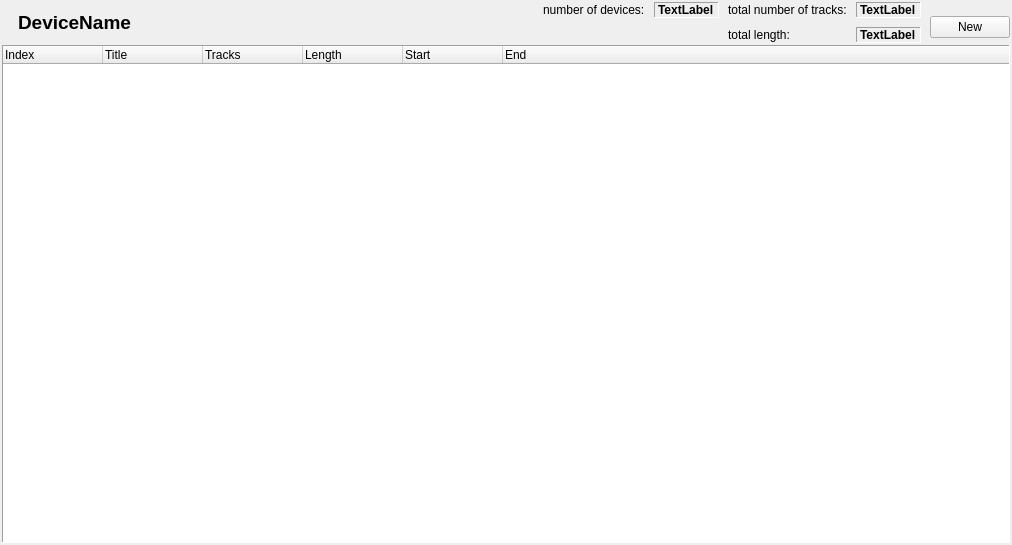
<?xml version="1.0" encoding="UTF-8"?>
<ui version="4.0">
 <class>deviceListClass</class>
 <widget class="QWidget" name="deviceListClass">
  <property name="geometry">
   <rect>
    <x>0</x>
    <y>0</y>
    <width>1012</width>
    <height>545</height>
   </rect>
  </property>
  <property name="windowTitle">
   <string>Device List</string>
  </property>
  <property name="windowIcon">
   <iconset resource="../resources.qrc">
    <normaloff>:/logo/resources/icon64.png</normaloff>:/logo/resources/icon64.png</iconset>
  </property>
  <layout class="QVBoxLayout" name="verticalLayout_2">
   <property name="spacing">
    <number>2</number>
   </property>
   <property name="margin">
    <number>2</number>
   </property>
   <item>
    <layout class="QHBoxLayout" name="horizontalLayout">
     <property name="spacing">
      <number>9</number>
     </property>
     <item>
      <widget class="QLabel" name="deviceIcon">
       <property name="text">
        <string/>
       </property>
       <property name="pixmap">
        <pixmap resource="../resources.qrc">:/devices48/resources/tr48x48-0013.png</pixmap>
       </property>
      </widget>
     </item>
     <item>
      <widget class="QLabel" name="deviceName">
       <property name="font">
        <font>
         <pointsize>14</pointsize>
         <weight>75</weight>
         <bold>true</bold>
        </font>
       </property>
       <property name="text">
        <string>DeviceName</string>
       </property>
      </widget>
     </item>
     <item>
      <spacer name="horizontalSpacer">
       <property name="orientation">
        <enum>Qt::Horizontal</enum>
       </property>
       <property name="sizeHint" stdset="0">
        <size>
         <width>40</width>
         <height>20</height>
        </size>
       </property>
      </spacer>
     </item>
     <item>
      <layout class="QFormLayout" name="formLayout_2">
       <property name="sizeConstraint">
        <enum>QLayout::SetDefaultConstraint</enum>
       </property>
       <property name="fieldGrowthPolicy">
        <enum>QFormLayout::AllNonFixedFieldsGrow</enum>
       </property>
       <property name="leftMargin">
        <number>0</number>
       </property>
       <item row="0" column="0">
        <widget class="QLabel" name="label_4">
         <property name="text">
          <string>number of devices:</string>
         </property>
        </widget>
       </item>
       <item row="0" column="1">
        <widget class="QLabel" name="totalDevices">
         <property name="font">
          <font>
           <weight>75</weight>
           <bold>true</bold>
          </font>
         </property>
         <property name="frameShape">
          <enum>QFrame::Panel</enum>
         </property>
         <property name="frameShadow">
          <enum>QFrame::Sunken</enum>
         </property>
         <property name="text">
          <string>TextLabel</string>
         </property>
        </widget>
       </item>
      </layout>
     </item>
     <item>
      <layout class="QFormLayout" name="formLayout">
       <property name="sizeConstraint">
        <enum>QLayout::SetDefaultConstraint</enum>
       </property>
       <property name="leftMargin">
        <number>0</number>
       </property>
       <item row="0" column="0">
        <widget class="QLabel" name="label_2">
         <property name="text">
          <string>total number of tracks:</string>
         </property>
        </widget>
       </item>
       <item row="1" column="0">
        <widget class="QLabel" name="label_3">
         <property name="text">
          <string>total length:</string>
         </property>
        </widget>
       </item>
       <item row="0" column="1">
        <widget class="QLabel" name="totalTracks">
         <property name="font">
          <font>
           <weight>75</weight>
           <bold>true</bold>
          </font>
         </property>
         <property name="frameShape">
          <enum>QFrame::Panel</enum>
         </property>
         <property name="frameShadow">
          <enum>QFrame::Sunken</enum>
         </property>
         <property name="text">
          <string>TextLabel</string>
         </property>
        </widget>
       </item>
       <item row="1" column="1">
        <widget class="QLabel" name="totalLength">
         <property name="font">
          <font>
           <weight>75</weight>
           <bold>true</bold>
          </font>
         </property>
         <property name="frameShape">
          <enum>QFrame::Panel</enum>
         </property>
         <property name="frameShadow">
          <enum>QFrame::Sunken</enum>
         </property>
         <property name="text">
          <string>TextLabel</string>
         </property>
        </widget>
       </item>
      </layout>
     </item>
     <item>
      <layout class="QVBoxLayout" name="verticalLayout">
       <item>
        <spacer name="verticalSpacer">
         <property name="orientation">
          <enum>Qt::Vertical</enum>
         </property>
         <property name="sizeType">
          <enum>QSizePolicy::Preferred</enum>
         </property>
         <property name="sizeHint" stdset="0">
          <size>
           <width>20</width>
           <height>10</height>
          </size>
         </property>
        </spacer>
       </item>
       <item>
        <widget class="QPushButton" name="newButton">
         <property name="text">
          <string>New</string>
         </property>
         <property name="icon">
          <iconset resource="../resources.qrc">
           <normaloff>:/icons/resources/filenew.png</normaloff>:/icons/resources/filenew.png</iconset>
         </property>
         <property name="iconSize">
          <size>
           <width>16</width>
           <height>16</height>
          </size>
         </property>
        </widget>
       </item>
      </layout>
     </item>
    </layout>
   </item>
   <item>
    <widget class="QTreeWidget" name="list">
     <property name="frameShape">
      <enum>QFrame::Panel</enum>
     </property>
     <property name="alternatingRowColors">
      <bool>true</bool>
     </property>
     <property name="rootIsDecorated">
      <bool>false</bool>
     </property>
     <column>
      <property name="text">
       <string>Index</string>
      </property>
     </column>
     <column>
      <property name="text">
       <string>Title</string>
      </property>
     </column>
     <column>
      <property name="text">
       <string>Tracks</string>
      </property>
     </column>
     <column>
      <property name="text">
       <string>Length</string>
      </property>
     </column>
     <column>
      <property name="text">
       <string>Start</string>
      </property>
     </column>
     <column>
      <property name="text">
       <string>End</string>
      </property>
     </column>
    </widget>
   </item>
  </layout>
 </widget>
 <resources>
  <include location="../resources.qrc"/>
 </resources>
 <connections/>
</ui>
